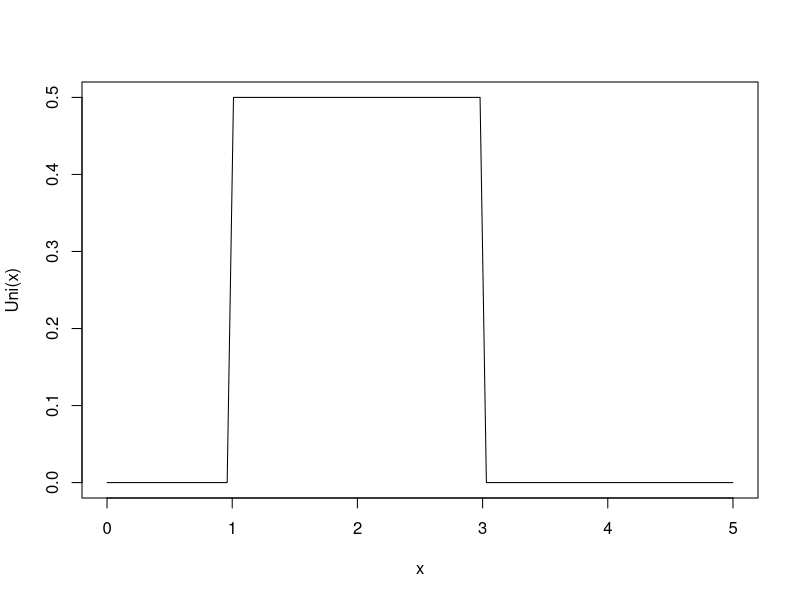
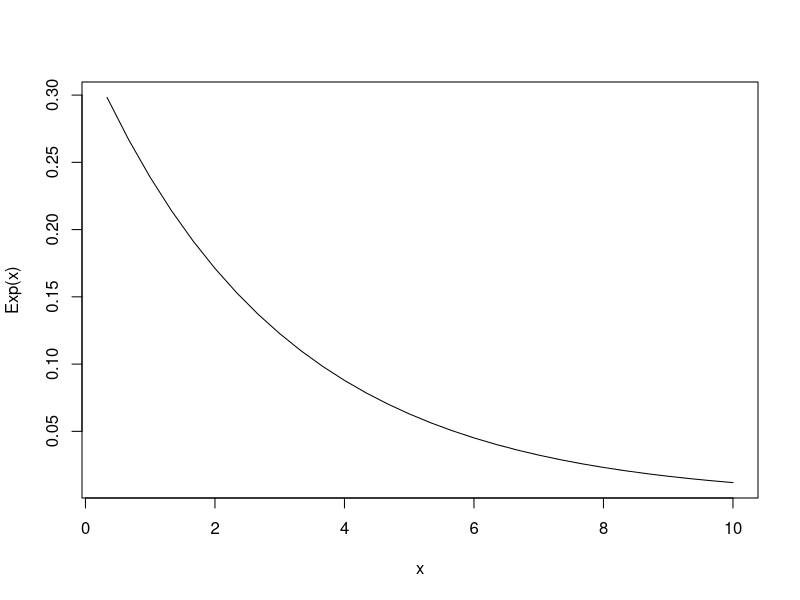
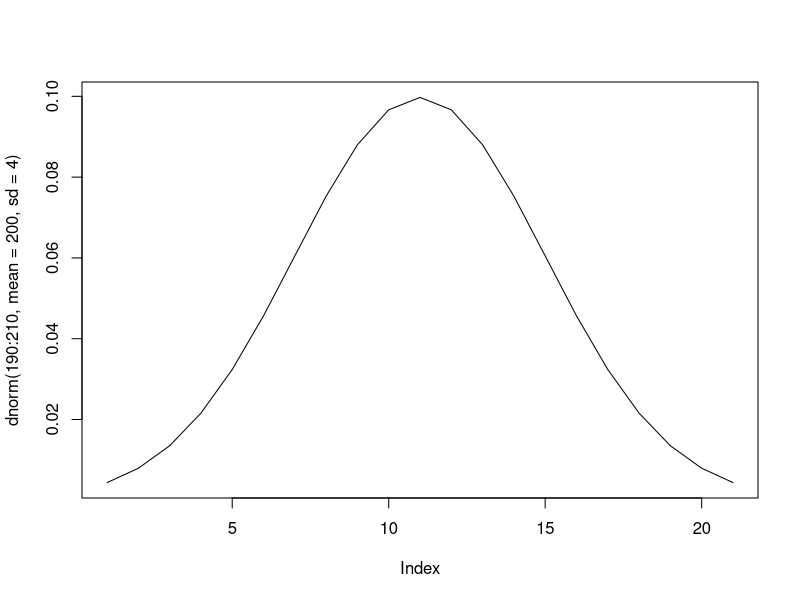

These charts were generated, in order, by the following R code: (Note: this script raises an error after producing the figures.)
############################################################################
### Deskriptive Statistik - Uebungserie 7: Stetige Verteilungen
###
### Nicolas Stern
### 17.11.2018
###
#############################################################################
# Uebungserie 7 - Trace



xv <- seq(0,5,length=100)
plot(xv, dunif(xv,1,3), type = "l", ylab = "Uni(x)", xlab = "x")

dunif(1:15, 5, 10)


# Aufgabe: Exponentialverteilung
# In einer vierwöchigen Datenerhebung missen Sie die Länge der Telefongespräche, 
# die Sie auf Ihrem Handy führen. Sie finden heraus, dass die Dauer der Gespräche (in Minuten) 
# einer Exponentialverteilung folgt, und Ihre Gespräche im Erwartungswert 3 Minuten lang sind
# Aufgabe: 
# 1. Welche Verteilung hat die Zufallsvariable X, welche die Dauer der Telefongespräche in Minuten beschreibt?
# 2. Das Telefon klingelt. Wie gross ist die Wahrscheinlichkeit, dass dieses Gespräch höchstens eine Minute dauert?
# 3. Wie gross ist die Wahrscheinlichkeit, dass das Gespräch länger als eine Minute dauert?
# 4. Mit welcher Wahrscheinlichkeit dauert das Gespräch zwischen einer und drei Minuten?
# 5. Berechnen und interpretieren Sie das 25%-Quantil dieser Verteilung.


xv <- seq(1/3, 10, length=30)
plot(xv, dexp(xv, rate=1/3), type = "l", ylab = "Exp(x)", xlab = "x")


x<-pexp(3, rate=1/3)
quantile(x)


?quantile

xvalues <- seq(0, 10, length=11)
prob <- dexp(xvalues, rate=1/3)
quantile (prob, probs=0.25 )

# Aufgabe: Normalverteilung
# Aufgabe: In einer Fabrik werden Tüten mit Kartoffelchips befüllt. Das durchschnittliche 
# Gewicht der Tüten soll nach den Angaben des Werkes 200 g betragen. Da die Tüten 
# maschinell befüllt werden, wird dieser Wert nur mit einer Standardabweichung 
# von 4 g eingehalten. Mit welcher Wahrscheinlichkeit werden Tüten abgefüllt, deren 
# Gewicht 
# - um weniger als 2 g vom Mittelwert abweicht?
# - über 205 g liegt?
# - Welches Gewicht wird von 95% der Tüten überschritten?
plot(dnorm(190:210, mean=200, sd=4), type="l")
pnorm(204, mean=200, sd=4, lower.tail=T) - pnorm(196, mean=200, sd=4, lower.tail=T)


?dnorm


###########################################################
# Normalverteilung Beispiel	
# Funktionsdauer	von	Taschenrechnern
# Die	Funktionsdauer	x	ist	normalverteilt	mit	Erwartungswert	µ = 120	h	
# und	 theoretischer	Varianz s2 = 100.	
# Wie	wahrscheinlich	ist	es,	dass	die	Funktionsdauer höchstens	135	h dauert
pnorm(q = 135, mean = 120, sd = 10)

# loesungsweg via standardiesierung
z <- (135-120) / 10
pnorm (q = 1.5, mean = 0, sd = 1)
# n.b. : mean und sd sind vorbelegt. Früher haette man aus tabelle diese Werte gelesen
# Um die"Wahrscheinlichkeit, dass die Dauer hoeher ist als x" :  
# 1 - n oder lower tail verwenden

# Rechnen	mit	der	Normalverteilung, dass	Wahrscheinlichkeit zwischen	105	und	135	Stunden	liegt:
pnorm (q= 135, mean = 120, sd= 10) - pnorm(q = 105, mean=120, sd=10)

# wleche lebensdauer wird von 95 % der TR nicht ueberschritten?
qnorm (p = 0.95, mean = 120, sd = 10)

# symmetreischer 95 %  - Bereich:
# untere Grenze  
qnorm (p = 0.025, mean = 120, sd = 10)
# obere Grenze  
qnorm (p = 0.975, mean = 120, sd = 10)

# Aufgabe: Chi-Quadrat-Verteilung
# Aufgabe: Mit welcher Wahrscheinlichkeit liegt der Wert einer χ2-Verteilung mit df = 11 über 15?


###########################################################
# Aufgabe: Chi-Quadrat-Verteilung
# Mit welcher Wahrscheinlichkeit liegt der Wert einer Chi-quadrat-Verteilung  mit df = 11 über 15?
1-pchisq(15, df=11)

qchisq(.8, df=10, lower.tail = T)
qchisq(.8, df=10, lower.tail = F)
qchisq(.2, df=10, lower.tail = T)
qchisq(.2, df=10, lower.tail = F)


x1 <- seq(0.5, 0.95, .05 )
y1 <- qchisq(x1, df=11)
v1 <- matrix(c(x1, y1), nrow = 10, byrow = FALSE)

x2 <- seq(0.8, 0.85, .01 )
y2 <- qchisq(x2, df=11)
v2 <- matrix(c(x2, y2), nrow = 6, byrow = FALSE)

v2

length(x)

qchisq(.000000000000005, df=3, lower.tail = F)

plot(qchisq())

?qchisq

# exemples chi-2
# Bestimmen Sie das 95%-Perzentil der Chi-2-Verteilung mit Freiheitsgrad 7.
qchisq(.95, df=7)

vec <- seq(.05, .9, .01)

plot(qchisq(vec, df=11, lower.tail = F), type = "l")
plot(qchisq(vec, df=11), type = "l")

vec <- seq(.8, .9, .010)

plot(qchisq(vec, df=11))

     

plot(dchisq(1:20, df=1), type="l")

plot(dchisq(1:50, df=10), type="l")
plot(pchisq(1:20, df=10), type="l")
plot(dchisq(1:20, df=3))


# bsps
plot(dchisq(1:30, df=11), type="l")
?dchisq

# Studentsche t-Verteilung
dt(0, df=5 )
pt(2.3, df=5)
qt(.05, df=46)

vec <- seq(-10, 10, .1)
plot(dt(vec, df=5), type="l")


# Aufgabe: Mit welcher Wahrscheinlichkeit liegt der Wert der Studentschen t-Verteilung 
# unter -0.5, respektive unter 1? Der Freiheitsgrad sei 7.
pt(-0.5, df=7)
pt(1, df=7)

# Bestimmen Sie das 2:5%- und das 97:5%-Perzentil der Studentschen t-Verteilung mit Freiheitsgrad 5.
qt(c(0.025, 0.975), df=5)


# Schiefe
# Bestimmen Sie die Schiefe der Wartezeiten von Faithful.
faithful
summary(faithful)
wait <- faithful$waiting
y <- sort(wait)

library(e1071)
skewness(waiting)
## [1] -0.4135498
x <- 1:length(wait)

plot(x, y, type="l")
frequency(wait)
?frequency
